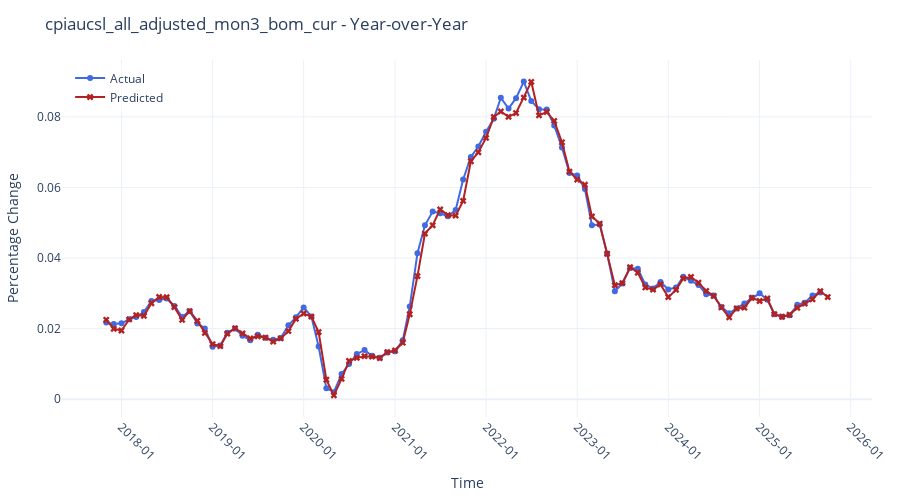

Write notebook code for a chart like this one.
### Code cell
plot_forecasts(df,plot_type='yoy')
